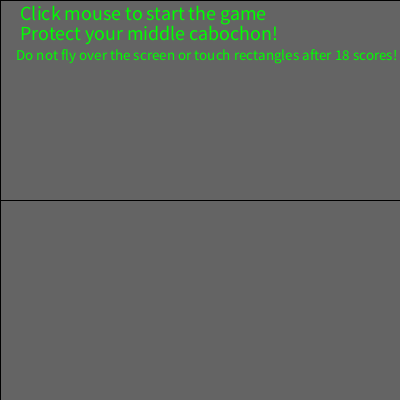
Frame 1 (no input)
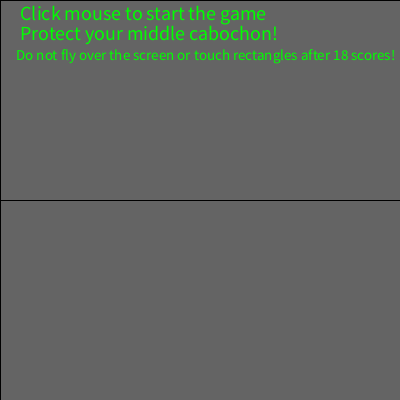
Frame 60 (the mouse pressed at the canvas centre just before this capture)
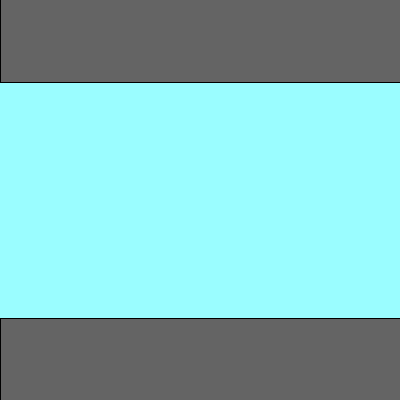
Frame 120 (the mouse held since frame 60 and released just before this capture)

The Processing sketch that drew these frames (run headless with seeded random() and noise(); from frame 60 on, the mouse is pressed at the canvas centre):

// Processing sketch: sketch_123456
// ── sketch_123456.pde
//boolean group!
boolean teXt; //Tell players that clicking left mouse button to start my game
boolean start; //After players click their mouses, two rectangles go down and up, means begin
boolean gameOver; //judgement for game ends
boolean reallyStart; //Draw harmful machines and players' character
boolean iAmTouched; //judgement for machines touch player
boolean gameWin; //judgement for winning condition
boolean gameRestart; //restart a game when win or lose

//variable group!
float startUp = 0; //rectangle goes up
float startDown = 0; //rectangle goes down
int scores = 0; //counting scores, 20 scores to win
int lengTh = 180; //length of health bar

//class claim group!
sky mySky; //use sky class
machine badMachine; //use machine class (objects to reduce health)
character myCharacter; //player

//array group!
int[] rectSkyX = { //array for X values of clouds
  500,600,750,810,1400,1450,1800,1900,2100,2300,2300,2400,2700
};
int[] rectSkyY = { //array for Y values of clouds
  20,370,60,300,80,350,260,20,380,200,300,370,180
};



void setup(){
 size(400,400); //if you see sky class you may find that there is also another background moving all the time, very very long rect, in order to show the strong airflow
 
 start = false; //waiting for start
 reallyStart = false; //game haven't started yet, so they shoule be false, waiting for mouse pressing
 iAmTouched = false; //machines haven't generated, so no touching now (before game starts)
 teXt = true; //in order to show the text: click mouse
 gameRestart = false; //game not restart yet
 gameWin = false; //not win yet
 gameOver = false;//not lose yet
 
 mySky = new sky(0,0,-0.1,0,-1,0); //0 is adding 0.1 all the time, 0.1 is adding 1 all the time (negative number)
 badMachine = new machine(0,0,-1, 0,-0.003,0); //machine moves from right to left
 myCharacter = new character(20,height/2,0,0); //generating player's character
 
 println("Hold w or s to move up and down"); //text tutorial
}



void draw(){
 mySky.update(); //running clouds moving
 mySky.display(); //draw clouds
 
 
 stroke(0);
 fill(100);
 rect(0,startUp,width,height/2);
 rect(0,200+startDown,width,height/2); //before game starts, two rects cover the sky or game page
 fill(0,255,0);
 
 if(teXt){
 textSize(15);
 text("Do not fly over the screen or touch rectangles after 18 scores!",16,60);
 textSize(20);
 text("Protect your middle cabochon!",20,40);//tell player middle circle will be hurt and reduce health
 text("Click mouse to start the game",20,20);//tell players how to start the game
 }                                           //When game starts, boolean teXt = false, then it disappears
 
 //Most complicated part. It's the calculation of player's character(I use block now, I may change later) within two big blocks(badMachines)
 //If within, then boolean true! Then players lose health!!
 //position starts at right, so character's position.x should add a whole width
 //iAmTouched = true means it's available to reduce health bar's length
 if(myCharacter.position.x>width+badMachine.position.x && myCharacter.position.x<width+badMachine.position.x+50){
   if(myCharacter.position.y>badMachine.position.y && myCharacter.position.y<badMachine.position.y+80){
     iAmTouched = true;
   }else if(myCharacter.position.y>badMachine.position.y+250 && myCharacter.position.y<badMachine.position.y+80+250){
     iAmTouched = true;
 }
 }
 
 if(iAmTouched){ //initially, machines move slowly, so players receive longer time of losing health. Also, let them now how to play my game, lose lower health at the beginning
   lengTh -= 2;
   iAmTouched = false; //after touch machines, false to stop losing health.
   fill(255, 26, 26,100);
   rect(0,0,width,height); //effect of losing health
 }
 if(scores >= 6){ //When scores come to 6, game starts to become more and more difficult
   if(myCharacter.position.x>width+badMachine.position.x && myCharacter.position.x<width+badMachine.position.x+50){
   if(myCharacter.position.y>badMachine.position.y && myCharacter.position.y<badMachine.position.y+80){ //I should keep judgements as well. Otherwise there were errors
     lengTh -= 8;
   }else if(myCharacter.position.y>badMachine.position.y+250 && myCharacter.position.y<badMachine.position.y+80+250){
     lengTh -= 8;
   }
  }
 }
 
 if(scores >= 10){ //Hahaha, half game pasts, let players face more difficult challenge!
   if(myCharacter.position.x>width+badMachine.position.x && myCharacter.position.x<width+badMachine.position.x+50){
   if(myCharacter.position.y>badMachine.position.y && myCharacter.position.y<badMachine.position.y+80){
     lengTh -= 15;
   }else if(myCharacter.position.y>badMachine.position.y+250 && myCharacter.position.y<badMachine.position.y+80+250){
     lengTh -= 15;
   }
  }
 }
 
 if(scores >= 18){ //OMG, this player is so mastered. Now, 2 more scores to win. No, win is not easy, only 1 touch to over!!
   if(myCharacter.position.x>width+badMachine.position.x && myCharacter.position.x<width+badMachine.position.x+50){
   if(myCharacter.position.y>badMachine.position.y && myCharacter.position.y<badMachine.position.y+80){
     lengTh -= 99999;
   }else if(myCharacter.position.y>badMachine.position.y+250 && myCharacter.position.y<badMachine.position.y+80+250){
     lengTh -= 99999;
   }
  }
 }
 //Really? You win my game? Ohhhhhhhhhh, you are very nice!
 
 if(reallyStart){
   myCharacter.update();
   myCharacter.display();
   badMachine.update();
   badMachine.display();
   //run functions from classes
   
   if(lengTh >= 0){ //If there is a length of health bar, then keep it
   fill(131, 76, 228);
   rect(20,360,lengTh,20); //Health Bar
   }else{ //If the length comes to zero, then ends the game
   gameOver = true;
 }
 }
 
 
 if(start){
  startUp = startUp - 2;
  startDown = startDown + 2; //control the 2 rects move up and down to show the game and screen(also sky)
  if(startUp == -200){
    start = false; //we don't want "start" anymore, leave it
    reallyStart = true; //run classes codes and functions, all elements start to work, then the game really start!
  }
 }
 
 if(gameOver){
  fill(0);
  rect(0,0,width,height);
  fill(255);
  textSize(60);
  text("Game Over",60,200); //game over page covers the screen
  textSize(30);
  text("Press G to try again!",65,250);
  scores -= 999; //stop adding scores, otherwise there will be a bug
  
  reallyStart = false; //stop class still updating
  
  if(keyPressed){
   if(key == 'g'){
     gameRestart = true; //click G key to activate this boolean - reset everything
   }
  }
 }
 
 
 if(scores == 20){
  gameWin = true; //20 scores to win this game
 }
 if(gameWin){
   fill(254, 244, 51);
   rect(0,0,width,height);
   fill(0);
   textSize(26);
   text("You Win my Game, OMG so Great!",20,200); //game winning page covers the screen
   textSize(40);
   text("Press G to play again!",20,250); //tell players how to restart game again
   
  reallyStart = false; //stop class still updating
  
  if(keyPressed){
   if(key == 'g'){
     gameRestart = true; //restart by G
   }
  }
 }
 
 if(gameRestart){ //OK, this is how a new game comes
   gameOver = false; //turn off gameOver content
   gameWin = false; //turn off gameWin content
   scores = 0; //reset score
   lengTh = 180; //reset health bar
   
   myCharacter.position.x = 20; //reset all class values
   myCharacter.position.y = height/2;
   myCharacter.velocity.x = 0;
   myCharacter.velocity.y = 0;
   
   badMachine.position.x = 0;
   badMachine.position.y = 0;
   badMachine.velocity.x = -1;
   badMachine.velocity.y = 0;
   badMachine.acceleration.x = -0.003;
   badMachine.acceleration.y = 0;
   
   mySky.position.x = 0;
   mySky.position.y = 0;
   mySky.velocity.x = -0.1;
   mySky.velocity.y = 0;
   mySky.acceleration.x = -1;
   mySky.acceleration.y = 0;
   
   reallyStart = true; //all class calues are reset successfully! Then we can continue updating values
   gameRestart = false; // Everything is done! Stop this to release variables like scores and lengTh... Because like if gameRestart == true, scores always be zero
  } 
 }
 

void mousePressed(){ //after mouse is pressed
 start = true; //game starts, put away the before game page
 teXt = false; //don't show the tutorial text from now
}

// ── Harmful_machines.pde
class machine{
  PVector position;
  PVector velocity;
  PVector acceleration;
  
machine(float x, float y, float vx, float vy, float ax, float ay){
  position = new PVector(x,y);
  velocity = new PVector(vx,vy);
  acceleration = new PVector(ax,ay);
}
  
void update(){
  position.add(velocity);
  velocity.add(acceleration);
  if(position.x < -400){
  position.x = width;
  position.y = random(0, height - 80);
  }
}

void display(){
  fill(100);
  rect(width + position.x % width, 0 + position.y % height, 50, 80);
  rect(width + position.x % width, 250 + position.y % height, 50, 80);
}
  
  
  
  
}

// ── Player_character.pde
class character{
  PVector position;
  PVector velocity;
  PVector acceleration; //gravity of character
  
character(float x, float y, float vx, float vy){
  position = new PVector(x,y);
  velocity = new PVector(vx,vy);
  acceleration = new PVector(0,0.02); //let the players always have gravity towards down, make the game more interesting!
}

void update(){
  if(reallyStart){
  position.add(velocity); //velocity lets players move up and down
  velocity.add(acceleration); //acceleration lets players move downward automatically
  }
  
  if(keyPressed){ //'w' and 's' control character moves up and down
   if(key == 'w'){
     velocity.y -= 0.05;
   }else if(key == 's'){
     velocity.y += 0.02; //based on my evaluation, downwards is more suitable for slower move. Because there is also a gravity force 
   }
  }
  if(position.y > height/2 + 200 || position.y < height/2 - 220){
   gameOver = true; //if players want to cheat? no way! game over !!! (out of screen)
                    //Also limit their movements
  }
}
  
 void display(){
  fill(188, 66, 254);
  rect(position.x, position.y + velocity.y,20,20); //draw the character
  fill(251, 84, 41);
  ellipseMode(CORNER);
  ellipse(position.x, position.y + velocity.y,20,20);
  fill(255, 236, 64);
  triangle(position.x,position.y,position.x+20,position.y,position.x+10,position.y-20); //top triangle
  triangle(position.x,position.y+20,position.x+20,position.y+20,position.x+10,position.y+40); //bottom triangle
  triangle(position.x,position.y,position.x,position.y+20,position.x-10,position.y+10); //left triangle
  triangle(position.x+20,position.y,position.x+20,position.y+20,position.x+30,position.y+10); //right triangle
 }
}

// ── Sky.pde
class sky{
  PVector position;
  PVector velocity;
  PVector acceleration;
  
sky(float x,float y,float vx,float vy,float ax,float ay){
  position = new PVector(x,y);
  velocity = new PVector(vx,vy);
  acceleration = new PVector(ax,ay);
}

void update(){
  position.add(velocity);
  velocity.add(acceleration);
}

void display(){
 noStroke();
 fill(154, 253, 255);
 rect((position.x)%3000,0,3000,height);
}
}
